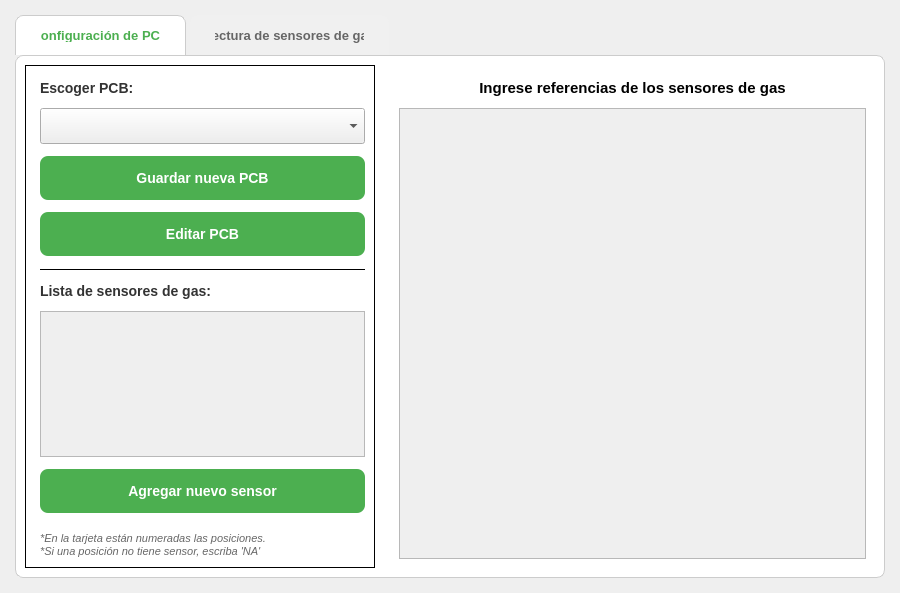
<?xml version="1.0" encoding="UTF-8"?>
<ui version="4.0">
 <class>GasPage</class>
 <widget class="QWidget" name="GasPage">
  <property name="geometry">
   <rect>
    <x>0</x>
    <y>0</y>
    <width>900</width>
    <height>550</height>
   </rect>
  </property>
  <layout class="QVBoxLayout" name="verticalLayoutMain">
   <property name="spacing">
    <number>12</number>
   </property>
   <property name="leftMargin">
    <number>15</number>
   </property>
   <property name="topMargin">
    <number>15</number>
   </property>
   <property name="rightMargin">
    <number>15</number>
   </property>
   <property name="bottomMargin">
    <number>15</number>
   </property>
    <item>
     <widget class="QTabWidget" name="tabWidgetGas">
      <property name="styleSheet">
       <string notr="true">QTabWidget::pane {
    border: 1px solid #CCCCCC;
    border-radius: 8px;
    background-color: white;
}
QTabBar::tab {
    font-size: 13px;
    font-weight: bold;
    padding: 12px 25px;
    border-top-left-radius: 8px;
    border-top-right-radius: 8px;
    background-color: #F0F0F0;
    color: #666666;
    margin-right: 4px;
}
QTabBar::tab:selected {
    background-color: white;
    color: #4CAF50;
    border: 1px solid #CCCCCC;
    border-bottom-color: white;
}
QTabBar::tab:hover {
    background-color: #E8F5E9;
}
QTabBar::tab:disabled {
    color: #CCCCCC;
}</string>
      </property>
      <widget class="QWidget" name="tabPcbConfig">
       <attribute name="title">
        <string>Configuración de PCB</string>
       </attribute>
       <layout class="QVBoxLayout" name="verticalLayoutTab1">
        <item>
         <layout class="QHBoxLayout" name="horizontalLayoutContent">
          <property name="spacing">
           <number>15</number>
          </property>
          <!-- Left Frame: PCB selection -->
          <item>
           <widget class="QFrame" name="frameLeft">
            <property name="sizePolicy">
             <sizepolicy hsizetype="Preferred" vsizetype="Expanding">
              <horstretch>1</horstretch>
              <verstretch>0</verstretch>
             </sizepolicy>
            </property>
            <property name="minimumSize">
             <size>
              <width>250</width>
              <height>0</height>
             </size>
            </property>
            <property name="maximumSize">
             <size>
              <width>350</width>
              <height>16777215</height>
             </size>
            </property>
            <property name="frameShape">
             <enum>QFrame::Shape::Box</enum>
            </property>
            <property name="frameShadow">
             <enum>QFrame::Shadow::Plain</enum>
            </property>
            <layout class="QVBoxLayout" name="verticalLayoutLeft">
             <property name="spacing">
              <number>12</number>
             </property>
             <property name="leftMargin">
              <number>14</number>
             </property>
             <property name="topMargin">
              <number>14</number>
             </property>
              <item>
               <layout class="QVBoxLayout" name="verticalLayoutPcb">
                <item>
                 <widget class="QLabel" name="lblPcb">
                  <property name="styleSheet">
                   <string notr="true">QLabel { font-size: 14px; font-weight: bold; color: #333333; }</string>
                  </property>
                  <property name="text">
                   <string>Escoger PCB:</string>
                  </property>
                 </widget>
                </item>
                <item>
                 <widget class="QComboBox" name="cmbPcb">
                  <property name="minimumSize">
                   <size>
                    <width>0</width>
                    <height>36</height>
                   </size>
                  </property>
                 </widget>
                </item>
                <item>
                 <widget class="QPushButton" name="btnSaveConfig">
                  <property name="minimumSize">
                   <size>
                    <width>0</width>
                    <height>44</height>
                   </size>
                  </property>
                  <property name="styleSheet">
                   <string notr="true">QPushButton { background-color: #4CAF50; color: white; font-size: 14px; font-weight: bold; border-radius: 8px; padding: 8px 20px; border: none; } QPushButton:hover { background-color: #43A047; } QPushButton:pressed { background-color: #388E3C; } QPushButton:disabled { background-color: #A5D6A7; color: #E0E0E0; }</string>
                  </property>
                  <property name="text">
                   <string>Guardar nueva PCB</string>
                  </property>
                 </widget>
                </item>
                <item>
                 <widget class="QPushButton" name="btnEditPcb">
                  <property name="minimumSize">
                   <size>
                    <width>0</width>
                    <height>44</height>
                   </size>
                  </property>
                  <property name="styleSheet">
                   <string notr="true">QPushButton { background-color: #4CAF50; color: white; font-size: 14px; font-weight: bold; border-radius: 8px; padding: 8px 20px; border: none; } QPushButton:hover { background-color: #43A047; } QPushButton:pressed { background-color: #388E3C; } QPushButton:disabled { background-color: #A5D6A7; color: #E0E0E0; }</string>
                  </property>
                  <property name="text">
                   <string>Editar PCB</string>
                  </property>
                 </widget>
                </item>
               </layout>
              </item>
             <item>
              <widget class="QFrame" name="separatorLine">
               <property name="frameShape">
                <enum>QFrame::Shape::HLine</enum>
               </property>
              </widget>
             </item>
             <item>
              <widget class="QLabel" name="lblSensorListTitle">
               <property name="styleSheet">
                <string notr="true">QLabel { font-size: 14px; font-weight: bold; color: #333333; }</string>
               </property>
               <property name="text">
                <string>Lista de sensores de gas:</string>
               </property>
              </widget>
             </item>
             <item>
              <widget class="QScrollArea" name="scrollSensorList">
               <property name="widgetResizable">
                <bool>true</bool>
               </property>
               <widget class="QWidget" name="scrollSensorContent"/>
              </widget>
             </item>
             <item>
              <widget class="QPushButton" name="btnAddSensor">
               <property name="minimumSize">
                <size>
                 <width>0</width>
                 <height>44</height>
                </size>
               </property>
               <property name="styleSheet">
                <string notr="true">QPushButton { background-color: #4CAF50; color: white; font-size: 14px; font-weight: bold; border-radius: 8px; padding: 8px 10px; border: none; } QPushButton:hover { background-color: #43A047; } QPushButton:pressed { background-color: #388E3C; }</string>
               </property>
               <property name="text">
                <string>Agregar nuevo sensor</string>
               </property>
              </widget>
             </item>
             <item>
              <spacer name="verticalSpacerLeft">
               <property name="orientation">
                <enum>Qt::Orientation::Vertical</enum>
               </property>
              </spacer>
             </item>
             <item>
              <widget class="QLabel" name="lblNotes">
               <property name="styleSheet">
                <string notr="true">QLabel { font-size: 11px; color: #666666; font-style: italic; }</string>
               </property>
               <property name="text">
                <string>*En la tarjeta están numeradas las posiciones.
*Si una posición no tiene sensor, escriba 'NA'</string>
               </property>
               <property name="wordWrap">
                <bool>true</bool>
               </property>
              </widget>
             </item>
            </layout>
           </widget>
          </item>
          <!-- Right side: Table -->
          <item>
           <layout class="QVBoxLayout" name="verticalLayoutRightSide">
            <item>
             <widget class="QFrame" name="frameRight">
              <layout class="QVBoxLayout" name="verticalLayoutRight">
               <item>
                <widget class="QLabel" name="lblTableTitle">
                 <property name="styleSheet">
                  <string notr="true">QLabel { font-size: 15px; font-weight: bold; color: #000000; margin-top: 5px; margin-bottom: 5px; }</string>
                 </property>
                 <property name="text">
                  <string>Ingrese referencias de los sensores de gas</string>
                 </property>
                 <property name="alignment">
                  <set>Qt::AlignmentFlag::AlignCenter</set>
                 </property>
                </widget>
               </item>
               <item>
                <widget class="QScrollArea" name="scrollAreaTable">
                 <property name="widgetResizable">
                  <bool>true</bool>
                 </property>
                 <widget class="QWidget" name="scrollContent">
                  <layout class="QVBoxLayout" name="verticalLayoutScroll">
                   <item>
                    <widget class="QWidget" name="tableContainer" native="true"/>
                   </item>
                  </layout>
                 </widget>
                </widget>
               </item>
              </layout>
             </widget>
            </item>

           </layout>
          </item>
         </layout>
        </item>
       </layout>
      </widget>
      <widget class="QWidget" name="tabGasReadings">
       <attribute name="title">
        <string>Lectura de sensores de gas</string>
       </attribute>
       <layout class="QHBoxLayout" name="horizontalLayoutTab2">
        <property name="spacing">
         <number>15</number>
        </property>
        <item>
         <layout class="QVBoxLayout" name="sidebarLayout">
          <property name="spacing">
           <number>15</number>
          </property>
          <item>
           <widget class="QLabel" name="lblSelectGas">
            <property name="styleSheet">
             <string notr="true">font-size: 14px; font-weight: bold; color: #333333;</string>
            </property>
            <property name="text">
             <string>Seleccione sensores de Gas</string>
            </property>
           </widget>
          </item>
          <item>
           <widget class="QGroupBox" name="groupSensorSelection">
            <property name="minimumSize">
             <size>
              <width>250</width>
              <height>400</height>
             </size>
            </property>
            <property name="title">
             <string>Sensores a visualizar</string>
            </property>
            <layout class="QGridLayout" name="layoutSensorCheckboxes">
             <property name="spacing">
              <number>8</number>
             </property>
            </layout>
           </widget>
          </item>
          <item>
           <spacer name="verticalSpacerSidebar">
            <property name="orientation">
             <enum>Qt::Orientation::Vertical</enum>
            </property>
            <property name="sizeType">
             <enum>QSizePolicy::Policy::Expanding</enum>
            </property>
            <property name="sizeHint" stdset="0">
             <size>
              <width>20</width>
              <height>40</height>
             </size>
            </property>
           </spacer>
          </item>
          <item>
           <widget class="QPushButton" name="btnStartStopVis">
            <property name="minimumSize">
             <size>
              <width>220</width>
              <height>55</height>
             </size>
            </property>
            <property name="styleSheet">
             <string notr="true">QPushButton { background-color: #4CAF50; color: white; font-size: 14px; font-weight: bold; border-radius: 8px; } QPushButton:hover { background-color: #43A047; } QPushButton:pressed { background-color: #388E3C; }</string>
            </property>
            <property name="text">
             <string>Iniciar Visualización</string>
            </property>
           </widget>
          </item>
         </layout>
        </item>
        <item>
         <widget class="QWidget" name="plotContainer" native="true">
          <property name="sizePolicy">
           <sizepolicy hsizetype="Expanding" vsizetype="Expanding">
            <horstretch>1</horstretch>
            <verstretch>0</verstretch>
           </sizepolicy>
          </property>
          <layout class="QVBoxLayout" name="layoutPlot">
           <property name="spacing">
            <number>0</number>
           </property>
           <property name="leftMargin">
            <number>0</number>
           </property>
           <property name="topMargin">
            <number>0</number>
           </property>
           <property name="rightMargin">
            <number>0</number>
           </property>
           <property name="bottomMargin">
            <number>0</number>
           </property>
          </layout>
         </widget>
        </item>
       </layout>
      </widget>
     </widget>
    </item>
  </layout>
 </widget>
 <resources/>
 <connections/>
</ui>
